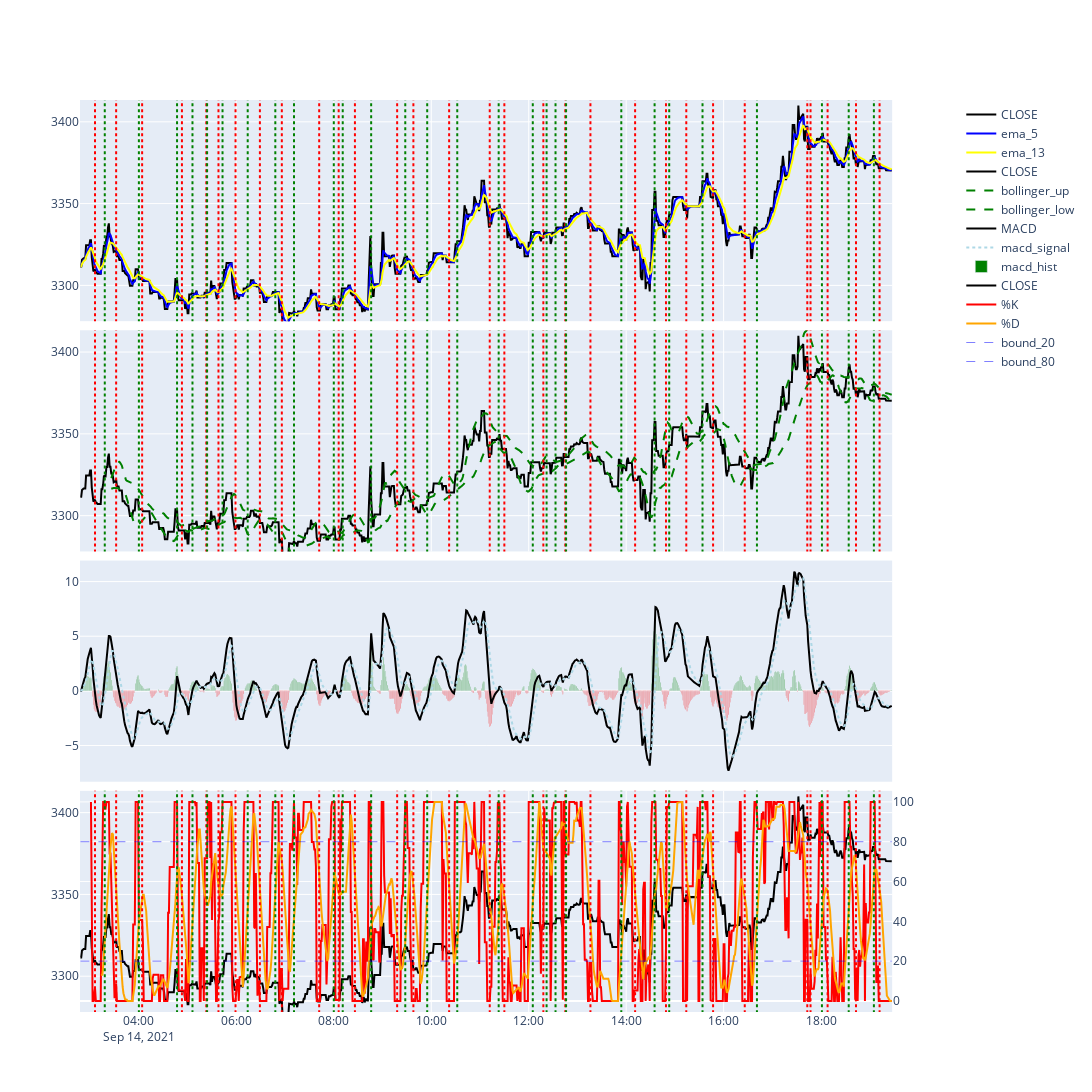

The cell this chart's notebook holds for it:
### Code cell
fig2 = make_subplots(rows=4, cols=1, shared_xaxes=True, vertical_spacing=0.01
                    , specs=[[{}],[{}],[{}],[{"secondary_y": True}]])

### ---------------> OHLC
fig2.add_trace(
    go.Scatter(
        mode="lines"
        , x=df_close.index
        , y=df_close["close"]
        , name="CLOSE"
        , line=dict(color="black", width=2)
), row=1, col=1)         


### ---------------> ema_short
fig2.add_trace(go.Scatter(
    mode ="lines"
    , x=df_close.index
    , y=df_close["ema_short"]
    , line = dict(color="blue")
    , name="ema_{}".format(wd_short)
), row=1, col=1)

### ---------------> ema_med
fig2.add_trace(go.Scatter(
    mode ="lines"
    , x=df_close.index
    , y=df_close["ema_med"]
    , line = dict(color="yellow")
    , name="ema_{}".format(wd_medium_ema)
), row=1, col=1)


######### 3rd graph
### ---------------> BASE CLOSE

fig2.add_trace(
    go.Scatter(
        mode="lines"
        , x=df_close.index
        , y=df_close["close"]
        , name="CLOSE"
        , line=dict(color="black", width=2)

    ), row=2, col=1
)

### ---------------> Bohlinger Up
fig2.add_trace(
    go.Scatter(
        mode="lines"
        , x=df_close.index
        , y=df_close["bohlinger_upper"]
        , line=dict(dash="dash", color="green")
        , name="bollinger_up"
    ), row=2, col=1
)

### ---------------> Bohlinger Low
fig2.add_trace(
    go.Scatter(
        mode="lines"
        , x=df_close.index
        , y=df_close["bohlinger_lower"]
        , line=dict(dash="dash", color="green")
        , name="bollinger_low"
    ), row=2, col=1
)

######### 4th graph
### ---------------> MACD

fig2.add_trace(
    go.Scatter(
        mode="lines"
        , x=df_close.index
        , y=df_close["macd_base"]
        , name="MACD"
        , line=dict(color="black", width=2)


    ), row=3, col=1
)

### ---------------> MACD SIGNAL

fig2.add_trace(
    go.Scatter(
        mode="lines"
        , x=df_close.index
        , y=df_close["macd_signal"]
        , name="macd_signal"
        , line=dict(color="lightblue", width=2, dash="dot")

    ), row=3, col=1
)

### ---------------> MACD HIST

fig2.add_trace(
    go.Bar(
        x=df_close.index
        , y=df_close["macd_hist"]
        , name="macd_hist"
        , marker_color=df_close["macd_color"]

    ), row=3, col=1
)

######### 6th graph
### ---------------> BASE CLOSE

fig2.add_trace(
    go.Scatter(
        mode="lines"
        , x=df_close.index
        , y=df_close["close"]
        , name="CLOSE"
        , line=dict(color="black", width=2)
        , yaxis="y4"

    ), row=4, col=1
)

### ---------------> %K
fig2.add_trace(
    go.Scatter(
        mode="lines"
        , x=df_close.index
        , y=df_close["k_line"]
        , name="%K"
        , line=dict(color="red", width=2, dash="solid")
        

    ), row=4, col=1, secondary_y=True
)

### ---------------> %D
fig2.add_trace(
    go.Scatter(
        mode="lines"
        , x=df_close.index
        , y=df_close["d_line"]
        , name="%D"
        , line=dict(color="orange", width=2, dash="solid")
        

    ), row=4, col=1, secondary_y=True
)

### ---------------> SO bounds
fig2.add_trace(
    go.Scatter(
        mode="lines"
        , x=df_close.index
        , y=df_close["so_20"]
        , name="bound_20"
        , line=dict(color="blue", width=0.5, dash="dash")
    ), row=4, col=1, secondary_y=True
)

fig2.add_trace(
    go.Scatter(
        mode="lines"
        , x=df_close.index
        , y=df_close["so_80"]
        , name="bound_80"
        , line=dict(color="blue", width=0.5, dash="dash")
    ), row=4, col=1, secondary_y=True
)


rn_yaxis_a = (df_close["close"].min()) * 1.001
rn_yaxis_b = (df_close["close"].max()) * 1.001

fig2.update_layout(
    width=1500
    , height=2000
    , xaxis1 = dict(rangeslider=dict(visible=False))
    , xaxis6 = dict(rangeslider=dict(visible=True))

    , yaxis1 = dict(range=[rn_yaxis_a,rn_yaxis_b])
    , yaxis2 = dict(range=[rn_yaxis_a,rn_yaxis_b])
    , yaxis4 = dict(range=[rn_yaxis_a,rn_yaxis_b])



)


for idx, x in df_marks.iterrows():
    x_date = idx.strftime("%Y-%m-%d %H:%M:%S")
    fig2.add_shape(go.layout.Shape(type="line", xref="x", x0=x_date, x1=x_date, y0=-10000, y1=100000, line={"color":("green" if x["ema_switch"] == 1 else "red"), "width":2, "dash":"dot"}), row=[1,2,4], col="all")


fig2.update_xaxes(matches="x"
    ,rangebreaks=[dict(values=l_skipDates, dvalue=(60* 1000))]
)

fig2.show()
